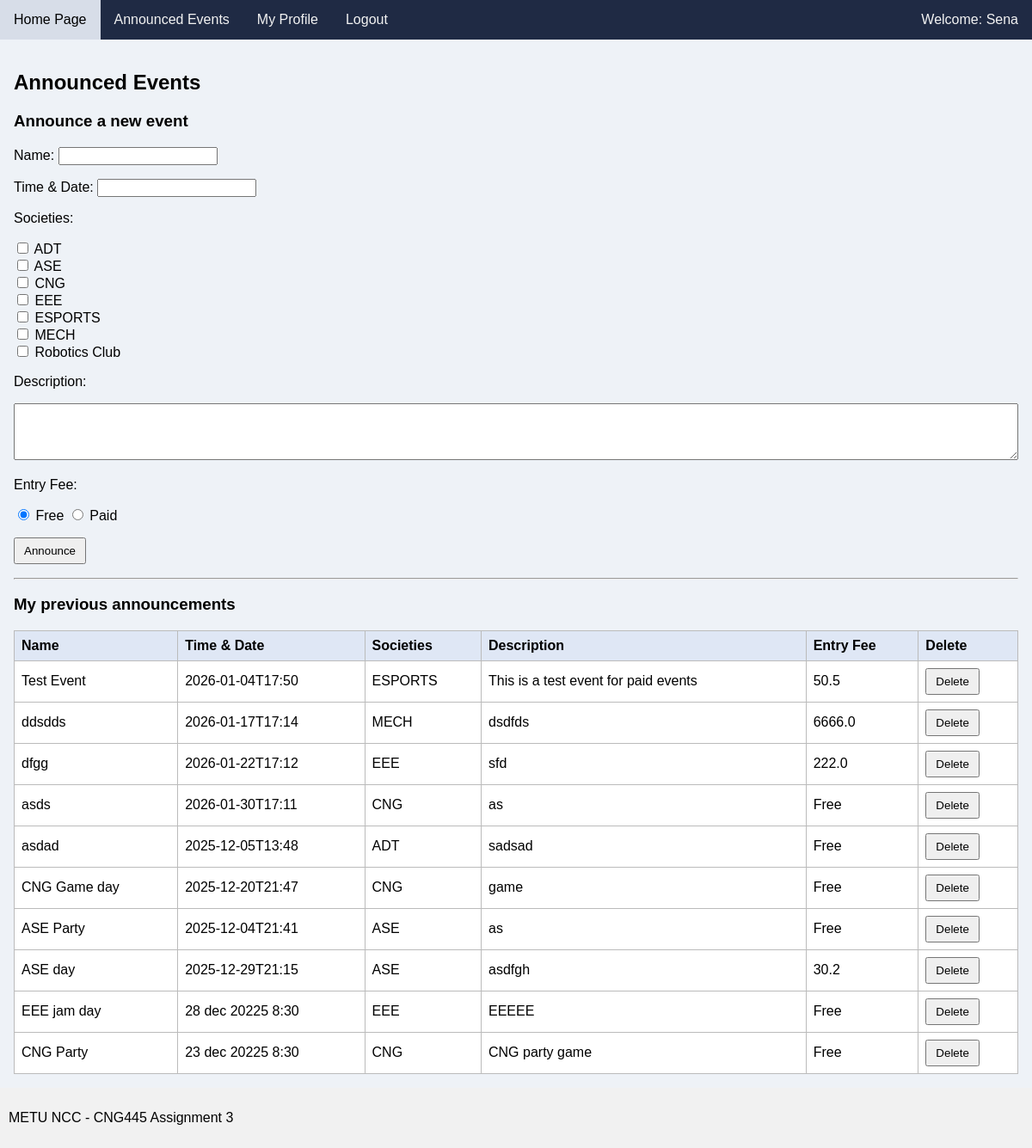
The page /events (signed in) on the database its author committed.
### tables this page shows
CREATE TABLE users (
        username   TEXT PRIMARY KEY,
        password   TEXT NOT NULL,
        fullname   TEXT NOT NULL,
        email      TEXT NOT NULL,
        is_admin   INTEGER NOT NULL CHECK (is_admin IN (0,1))
    );

CREATE TABLE societies (
        societyID  INTEGER PRIMARY KEY AUTOINCREMENT,
        name       TEXT NOT NULL UNIQUE
    );

CREATE TABLE events (
        eventID     INTEGER PRIMARY KEY AUTOINCREMENT,
        name        TEXT NOT NULL UNIQUE,
        time_date   TEXT NOT NULL,
        description TEXT NOT NULL,
        fee         REAL,              -- NULL means Free
        owner       TEXT NOT NULL,
        FOREIGN KEY(owner) REFERENCES users(username) ON DELETE CASCADE
    );

### app.py (the view, shortened to what this page needs)
@app.route("/events", methods=["GET", "POST"])
def events():
    user = current_user()
    if not user:
        return redirect(url_for("index"))
    if user["is_admin"] == 1:
        return redirect(url_for("societies"))
    conn = connect_db()
    c = conn.cursor()
    error = None
    c.execute("SELECT societyID, name FROM societies ORDER BY name;")
    societies = c.fetchall()
    c.execute(
        "SELECT eventID, name, time_date, description, fee FROM events WHERE owner=? ORDER BY eventID DESC",
        (user["username"],)
    )
    my_events = c.fetchall()
    event_soc_map = {}
    for e in my_events:
        c.execute("""
            SELECT s.name
            FROM societies s
            JOIN event_societies es ON s.societyID = es.societyID
            WHERE es.eventID=?
            ORDER BY s.name
        """, (e["eventID"],))
        names = [r["name"] for r in c.fetchall()]
        event_soc_map[e["eventID"]] = ",".join(names)
    conn.close()
    """
        After event attributes has been seleceted the created event sended to frontend portion
    """
    return render_template(
        "events.html",
        user=user,
        societies=societies,
        my_events=my_events,
        event_soc_map=event_soc_map,
        error=error
    )

### app.py (called while the page is built)
def connect_db():
    conn = sqlite3.connect(DB_NAME)
    conn.row_factory = sqlite3.Row  # lets templates use event["name"] etc.
    conn.execute("PRAGMA foreign_keys = ON;")
    return conn

def current_user():
    if "username" not in session:
        return None
    conn = connect_db()
    c = conn.cursor()
    c.execute("SELECT username, fullname, email, is_admin FROM users WHERE username=?", (session["username"],))
    u = c.fetchone()
    conn.close()
    return u

### templates/events.html (shortened to what this page needs)
{% extends "base.html" %}
{% block content %}
<h2>Announced Events</h2>
<h3>Announce a new event</h3>
<form method="post" id="eventForm" onsubmit="return validateEvent();">
  <p>Name: <input type="text" name="name" id="ev_name" required></p>
  <p>
  Time & Date:
  <input type="text" name="time_date" id="ev_time" required>
</p>
  <p>Societies:</p>
  {% for s in societies %}
    <label>
      <input type="checkbox" name="societies" value="{{ s['societyID'] }}"> {{ s['name'] }}
    </label><br>
  {% endfor %}
  <p>Description:</p>
  <p><textarea name="description" id="ev_desc" rows="4" cols="60" required></textarea></p>
  <p>Entry Fee:</p>
    <label><input type="radio" id="free" name="fee_type" value="free" checked onclick="toggleFee()"> Free</label>
    <label><input type="radio" id="paid" name="fee_type" value="paid" onclick="toggleFee()"> Paid</label>
  <p><input type="submit" value="Announce"></p>
</form>
<hr>
<h3>My previous announcements</h3>
{% if my_events|length == 0 %}
  <p>No announcements yet.</p>
{% else %}
<table>
  <tr>
    <th>Name</th><th>Time & Date</th><th>Societies</th><th>Description</th><th>Entry Fee</th><th>Delete</th>
  </tr>
  {% for e in my_events %}
  <tr>
    <td>{{ e['name'] }}</td>
    <td>{{ e['time_date'] }}</td>
    <td>{{ event_soc_map[e['eventID']] }}</td>
    <td>{{ e['description'] }}</td>
    <td>{{ "Free" if e['fee'] is none else e['fee'] }}</td>
    <td>
      <form method="post" action="{{ url_for('delete_event', event_id=e['eventID']) }}">
        <button type="submit">Delete</button>
      </form>
    </td>
  </tr>
  {% endfor %}
</table>
{% endif %}
{% endblock %}

### templates/base.html (shortened to what this page needs)
<!doctype html>
<html lang="en">
<head>
  <link rel="stylesheet" href="{{ url_for('static', filename='style.css') }}">
</head>
<body>
  <div class="topnav">
    <a href="{{ url_for('index') }}">Home Page</a>
    {% if user %}
      {% if user["is_admin"] == 1 %}
        <a href="{{ url_for('societies') }}">Manage Societies</a>
      {% else %}
        <a href="{{ url_for('events') }}">Announced Events</a>
      {% endif %}
      <a href="{{ url_for('profile') }}">My Profile</a>
      <a href="{{ url_for('logout') }}">Logout</a>
      <span style="float:right; color:#f2f2f2; padding:14px 16px;">
        Welcome: {{ user["username"] }}
      </span>
    {% else %}
      <a href="{{ url_for('register') }}">Register</a>
    {% endif %}
  </div>
  <div class="content">
    {% block content %}{% endblock %}
  </div>
  <div class="footer">
    <p>METU NCC - CNG445 Assignment 3</p>
  </div>
</body>
</html>

### static/style.css (style rules this page uses)
* { box-sizing: border-box; font-family: Arial, Helvetica, sans-serif; }
body { margin: 0; }
.topnav { overflow: hidden; background-color: #1f2a44; }
.topnav a { float: left; display: block; color: #f2f2f2; text-align: center; padding: 14px 16px; text-decoration: none; }
.content { background-color: #eef2f7; padding: 16px; min-height: 70vh; }
.footer { background-color: #f1f1f1; padding: 10px; }
table { border-collapse: collapse; width: 100%; background: #ffffff; }
th, td { border: 1px solid #bbb; padding: 8px; text-align: left; }
th { background: #dfe7f5; }
button, input[type="submit"] { padding: 6px 10px; cursor: pointer; }
textarea { width: 100%; }

### rows shown on the page
users: username "Sena"
societies: name "ADT"
societies: name "ASE"
societies: name "CNG"
societies: name "EEE"
societies: name "ESPORTS"
societies: name "MECH"
societies: name "Robotics Club"
events: name "Test Event", time_date "2026-01-04T17:50", description "This is a test event for paid events", fee "50.5"
events: name "ddsdds", time_date "2026-01-17T17:14", description "dsdfds", fee "6666.0"
events: name "dfgg", time_date "2026-01-22T17:12", description "sfd", fee "222.0"
events: name "asds", time_date "2026-01-30T17:11", description "as", fee "Free"
events: name "asdad", time_date "2025-12-05T13:48", description "sadsad", fee "Free"
events: name "CNG Game day", time_date "2025-12-20T21:47", description "game", fee "Free"
events: name "ASE Party", time_date "2025-12-04T21:41", description "as", fee "Free"
events: name "ASE day", time_date "2025-12-29T21:15", description "asdfgh", fee "30.2"
events: name "EEE jam day", time_date "28 dec 20225 8:30", description "EEEEE", fee "Free"
events: name "CNG Party", time_date "23 dec 20225 8:30", description "CNG party game", fee "Free"
